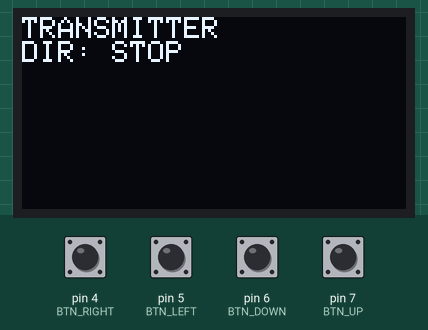
This sketch was run on a simulated Arduino Uno, built with avr-gcc and run on an emulated ATmega328P. On the bench: 128×64 one-colour display. The inputs (shaded band) are chosen by the test bench; at power-on: pin 4 (BTN_RIGHT), pin 5 (BTN_LEFT), pin 6 (BTN_DOWN), pin 7 (BTN_UP) HIGH. No radio packets arrive unless stated.

Above: at 1.2 s.
1.3 s: pin 4 (BTN_RIGHT) pulled LOW for 0.15 s
At 1.43 s:
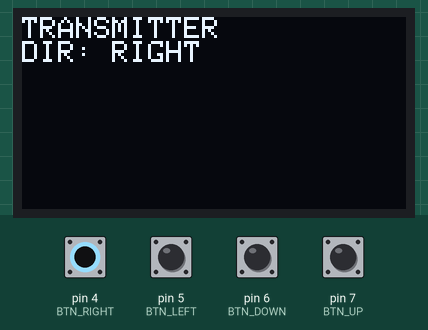
2.9 s: pin 5 (BTN_LEFT) pulled LOW for 0.15 s
At 3.12 s:
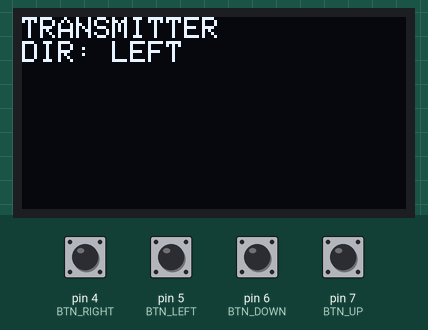
4.6 s: pin 6 (BTN_DOWN) pulled LOW for 0.15 s
At 4.81 s:
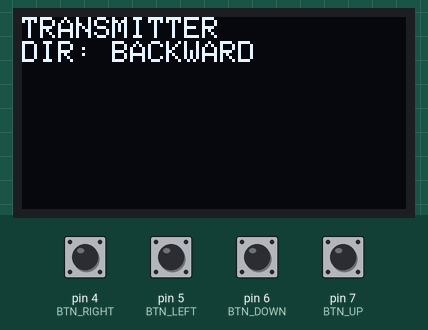
6.3 s: pin 7 (BTN_UP) pulled LOW for 0.15 s
At 6.5 s:
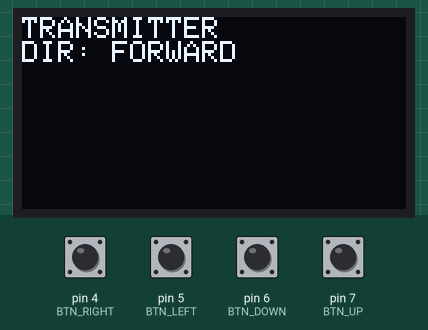
Timing chart, 0 to 9.0 s (numbered marks = the images above; inputs shaded):
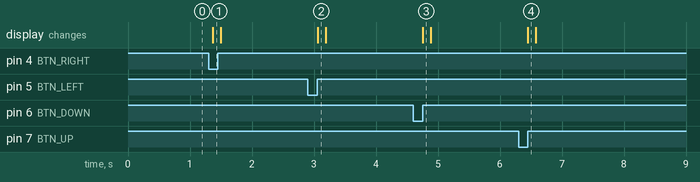

Measured:
- after the input at 1.3 s, the display: changes after 0.07 s (image 1)
- after the input at 2.9 s, the display: changes after 0.16 s (image 2)
- after the input at 4.6 s, the display: changes after 0.15 s (image 3)
- after the input at 6.3 s, the display: changes after 0.14 s (image 4)

The sketch:

RCC04_Robot_Car_Control_Using_Buttons_Tx.ino
```cpp
#include <SPI.h>
#include <nRF24L01.h>
#include <RF24.h>
#include <Wire.h>
#include <Adafruit_GFX.h>
#include <Adafruit_SSD1306.h>

/* ========= RADIO ========= */
RF24 radio(A3, A2);          // CE, CSN
const byte address[6] = "00001";

/* ========= OLED ========= */
Adafruit_SSD1306 display(128, 64, &Wire);

/* ========= BUTTON PINS ========= */
#define BTN_UP     7
#define BTN_DOWN   6
#define BTN_LEFT   5
#define BTN_RIGHT  4

/* ========= DATA STRUCT ========= */
struct Payload {
  int x;
  int y;
};

/* ========= SETUP ========= */
void setup() {
  Serial.begin(9600);

  // OLED
  display.begin(SSD1306_SWITCHCAPVCC, 0x3C);
  display.clearDisplay();
  display.setTextSize(1);
  display.setTextColor(WHITE);

  // Radio (TRANSMITTER)
  radio.begin();
  radio.openWritingPipe(address);
  radio.setChannel(108);
  radio.setPALevel(RF24_PA_LOW);
  radio.stopListening();

  // Button pins (using internal pull-ups)
  pinMode(BTN_UP, INPUT_PULLUP);
  pinMode(BTN_DOWN, INPUT_PULLUP);
  pinMode(BTN_LEFT, INPUT_PULLUP);
  pinMode(BTN_RIGHT, INPUT_PULLUP);
}

/* ========= LOOP ========= */
void loop() {
  Payload data;

  // Default = STOP (center position)
  data.x = 512;
  data.y = 512;

  String dir = "STOP";

  // Button logic (active LOW)
  if (digitalRead(BTN_UP) == LOW) {
    data.y = 700;          // FORWARD
    dir = "FORWARD";
  }
  else if (digitalRead(BTN_DOWN) == LOW) {
    data.y = 300;          // BACKWARD
    dir = "BACKWARD";
  }
  else if (digitalRead(BTN_LEFT) == LOW) {
    data.x = 300;          // LEFT
    dir = "LEFT";
  }
  else if (digitalRead(BTN_RIGHT) == LOW) {
    data.x = 700;          // RIGHT
    dir = "RIGHT";
  }

  // Send data
  radio.write(&data, sizeof(data));

  // OLED display
  display.clearDisplay();
  display.setCursor(0, 0);
  display.println("TRANSMITTER");
  display.print("DIR: ");
  display.println(dir);
  display.display();

  delay(100);
}
```
